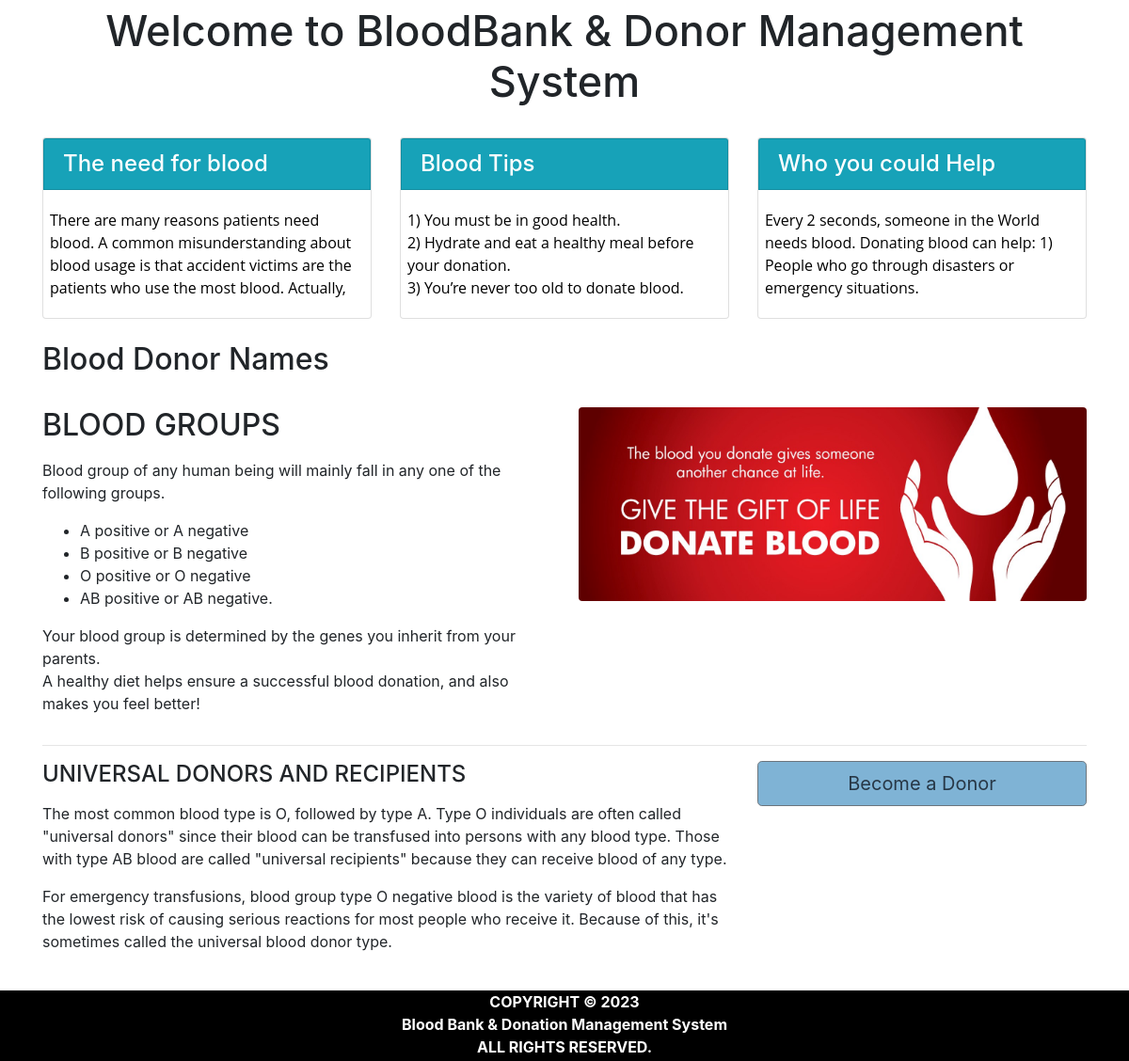
Before: / (lower part) with the older database file.
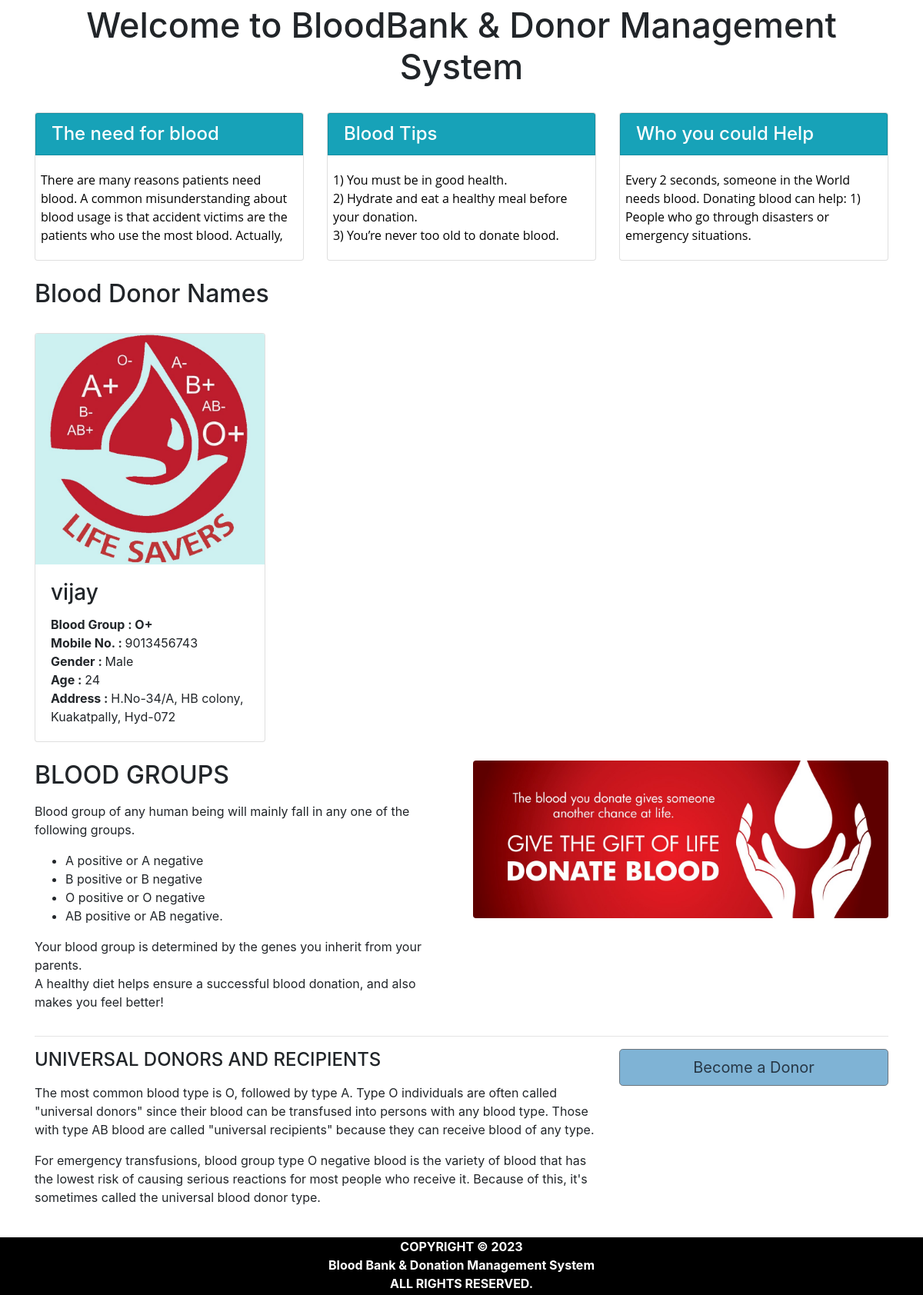
After: the same page with the newer database file.
### tables this page shows
CREATE TABLE `pages` (
  `page_id` int(11) NOT NULL,
  `page_name` varchar(255) NOT NULL,
  `page_type` varchar(50) DEFAULT NULL,
  `page_data` longtext NOT NULL
);

CREATE TABLE `donor_details` (
  `donor_id` int(11) NOT NULL,
  `donor_name` varchar(50) NOT NULL,
  `donor_number` varchar(10) NOT NULL,
  `donor_mail` varchar(50) DEFAULT NULL,
  `donor_age` int(60) NOT NULL,
  `donor_gender` varchar(10) NOT NULL,
  `donor_blood` varchar(10) NOT NULL,
  `donor_address` varchar(100) NOT NULL
);

CREATE TABLE `blood` (
  `blood_id` int(11) NOT NULL,
  `blood_group` varchar(10) NOT NULL
);

### index.php (the view, shortened to what this page needs)
<!DOCTYPE html>
<html lang="en">
<head>
  <link rel="stylesheet" href="https://maxcdn.bootstrapcdn.com/bootstrap/4.5.2/css/bootstrap.min.css">
</head>
<body>
<?php
include('head.php'); ?>
<?php include'ticker.php'; ?>
  <div id="page-container" style="margin-top:50px; position: relative;min-height: 84vh;   ">
    <div class="container">
    <div id="content-wrap"style="padding-bottom:75px;">
<br>
        <h1 style="text-align:center;font-size:45px;">Welcome to BloodBank & Donor Management System</h1>
<br>
        <div class="row">
            <div class="col-lg-4 mb-4">
                <div class="card">
                    <h4 class="card-header card bg-info text-white" >The need for blood</h4>
                        <p class="card-body overflow-auto" style="padding-left:2%;height:120px;text-align:left;">
                          <?php
                            include 'conn.php';
                            $sql=$sql= "select * from pages where page_type='needforblood'";
                            $result=mysqli_query($conn,$sql);
                            if(mysqli_num_rows($result)>0)   {
                                while($row = mysqli_fetch_assoc($result)) {
                                  echo $row['page_data'];
                                }
                              }
                           ?>
                         </p>
                </div>
            </div>
            <div class="col-lg-4 mb-4">
                <div class="card">
                    <h4 class="card-header card bg-info text-white">Blood Tips</h4>
                    <p class="card-body overflow-auto" style="padding-left:2%;height:120px;text-align:left;">
                      <?php
                        include 'conn.php';
                        $sql=$sql= "select * from pages where page_type='bloodtips'";
                        $result=mysqli_query($conn,$sql);
                        if(mysqli_num_rows($result)>0)   {
                            while($row = mysqli_fetch_assoc($result)) {
                              echo $row['page_data'];
                            }
                          }
                       ?>
                     </p>
                        </div>
            </div>
            <div class="col-lg-4 mb-4">
                <div class="card">
                    <h4 class="card-header card bg-info text-white" >Who you could Help</h4>
                    <p class="card-body overflow-auto" style="padding-left:2%;height:120px;text-align:left;">
                      <?php
                        include 'conn.php';
                        $sql=$sql= "select * from pages where page_type='whoyouhelp'";
                        $result=mysqli_query($conn,$sql);
                        if(mysqli_num_rows($result)>0)   {
                            while($row = mysqli_fetch_assoc($result)) {
                              echo $row['page_data'];
                            }
                          }
                       ?>
                     </p>
                        </div>
            </div>
</div>
        <h2>Blood Donor Names</h2>
        <div class="row">
          <?php
            include 'conn.php';
            $sql= "select * from donor_details join blood where donor_details.donor_blood=blood.blood_id order by rand() limit 6";
            $result=mysqli_query($conn,$sql);
            if(mysqli_num_rows($result)>0)
            {
            while($row = mysqli_fetch_assoc($result)) {
           ?>
            <div class="col-lg-4 col-sm-6 portfolio-item" ><br>
            <div class="card" style="width:300px">
                <img class="card-img-top" src="image\blood_drop_logo.jpg" alt="Card image" style="width:100%;height:300px">
                <div class="card-body">
                  <h3 class="card-title"><?php echo $row['donor_name']; ?></h3>
                  <p class="card-text">
                    <b>Blood Group : </b> <b><?php echo $row['blood_group']; ?></b><br>
                    <b>Mobile No. : </b> <?php echo $row['donor_number']; ?><br>
                    <b>Gender : </b><?php echo $row['donor_gender']; ?><br>
                    <b>Age : </b> <?php echo $row['donor_age']; ?><br>
                    <b>Address : </b> <?php echo $row['donor_address']; ?><br>
                  </p>
                </div>
              </div>
        </div>
      <?php }} ?>
</div>
<br>
        <div class="row">
            <div class="col-lg-6">
                <h2>BLOOD GROUPS</h2>
                <p>
                  <?php
                    include 'conn.php';
                    $sql=$sql= "select * from pages where page_type='bloodgroups'";
                    $result=mysqli_query($conn,$sql);
                    if(mysqli_num_rows($result)>0)   {
                        while($row = mysqli_fetch_assoc($result)) {
                          echo $row['page_data'];
                        }
                      }
                   ?></p>
            </div>
            <div class="col-lg-6">
                <img class="img-fluid rounded" src="image\blood_donationcover.jpeg" alt="" >
            </div>
        </div>
        <hr>
        <div class="row mb-4">
            <div class="col-md-8">
            <h4>UNIVERSAL DONORS AND RECIPIENTS</h4>
            <p>
              <?php
                include 'conn.php';
                $sql=$sql= "select * from pages where page_type='universal'";
                $result=mysqli_query($conn,$sql);
                if(mysqli_num_rows($result)>0)   {
                    while($row = mysqli_fetch_assoc($result)) {
                      echo $row['page_data'];
                    }
                  }
               ?></p>
              </div>
            <div class="col-md-4">
                <a class="btn btn-lg btn-secondary btn-block" href="donate_blood.php" style="align:center; background-color:#7FB3D5;color:#273746 ">Become a Donor </a>
            </div>
        </div>
    </div>
  </div>
  <?php include('footer.php');?>
</div>
</body>
</html>

### head.php (shortened to what this page needs)
<html>
<head>
</head>
<body>
</body>
</html>

### ticker.php (shortened to what this page needs)
<html>
<head>
</head>
<body>
</body>
</head>
</html>

### footer.php (shortened to what this page needs)
<html>
<head>
</head>
<body>
  <div id="footer" >
  <b><center>COPYRIGHT © 2023<br>
  Blood Bank & Donation Management System
  <br>
  ALL RIGHTS RESERVED.
  </center>
  </div>
</body>
</html>

### footer.php (style rules this page uses)
#footer { position:absolute; left: 0; bottom: 0; width: 100%; height: 75px; background-color:#000000; color:white; text-align: center; }

Changed rows visible on the page:
added donor_details: donor_name "vijay", blood.blood_group "O+", donor_number "9013456743", donor_gender "Male", donor_age "24", donor_address "H.No-34/A, HB colony, Kuakatpally, Hyd-072"
